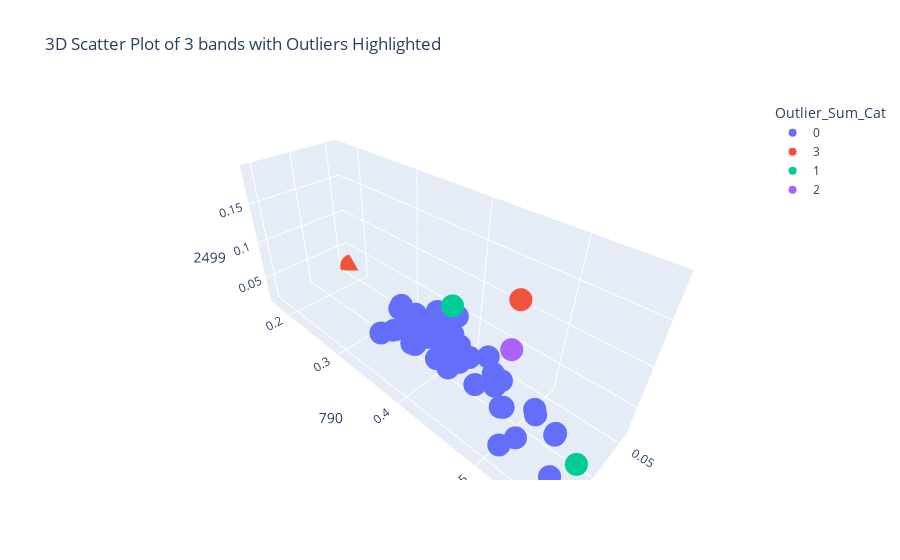

The cell this chart's notebook holds for it:
### Code cell
# sample vizualization

import plotly.express as px

# Using three features for the 3D plot
features_to_plot = ['346', '790','2499']

predictors['Outlier_Sum_Cat'] = pd.Categorical(predictors['Outlier_Sum'])

# Create a 3D scatter plot using Plotly
fig = px.scatter_3d(predictors, x='346', y='790', z='2499', color='Outlier_Sum_Cat', 
                    title='3D Scatter Plot of 3 bands with Outliers Highlighted',
                    color_continuous_scale=px.colors.sequential.Viridis)

fig.show()

### Figure 1 — Plotly figure (JSON) as saved in the notebook; plotly's stock layout.template omitted (floating-point values rounded to 4 significant figures)
{"data": [{"hovertemplate": "Outlier_Sum_Cat=0<br>346=%{x}<br>790=%{y}<br>2499=%{z}<extra></extra>", "legendgroup": "0", "marker": {"color": "#636efa", "symbol": "circle"}, "mode": "markers", "name": "0", "scene": "scene", "showlegend": true, "type": "scatter3d", "x": [0.0782, 0.0967, 0.0613, 0.1161, 0.0838, 0.0839, 0.0967, 0.1134, 0.1064, 0.1414, 0.08, 0.0666, 0.1049, 0.1291, 0.0787, 0.0824, 0.0515, 0.0618, 0.1133, 0.103, 0.1581, 0.0748, 0.1043, 0.0717, 0.0782, 0.0977, 0.0839, 0.119, 0.0928, 0.0785, 0.1145, 0.079, 0.1154, 0.0698, 0.0762, 0.1253, 0.0965, 0.0724, 0.0758, 0.0689, 0.1044, 0.1171, 0.0677, 0.0968, 0.066, 0.1049, 0.1246, 0.068], "y": [0.4525, 0.4346, 0.3224, 0.4912, 0.4663, 0.36, 0.3225, 0.3191, 0.4158, 0.5567, 0.3827, 0.3441, 0.3661, 0.5476, 0.3661, 0.4468, 0.3508, 0.3829, 0.392, 0.4714, 0.5168, 0.3373, 0.3606, 0.3791, 0.3779, 0.3918, 0.4111, 0.5442, 0.3571, 0.3238, 0.5221, 0.3602, 0.5207, 0.3887, 0.3912, 0.4937, 0.4021, 0.3099, 0.3564, 0.3891, 0.4283, 0.4587, 0.3018, 0.4162, 0.3623, 0.3924, 0.513, 0.3283], "z": [0.0332, 0.056, 0.028, 0.0456, 0.0373, 0.0394, 0.0238, 0.0278, 0.0353, 0.0382, 0.0276, 0.0318, 0.0347, 0.0706, 0.0474, 0.0553, 0.0255, 0.0329, 0.0661, 0.048, 0.0564, 0.0299, 0.0324, 0.0251, 0.0346, 0.0262, 0.0483, 0.0603, 0.0518, 0.0222, 0.0604, 0.0318, 0.0669, 0.0372, 0.0297, 0.0556, 0.0503, 0.0406, 0.0364, 0.0342, 0.0503, 0.0513, 0.029, 0.0974, 0.0567, 0.0618, 0.0304, 0.0243]}, {"hovertemplate": "Outlier_Sum_Cat=3<br>346=%{x}<br>790=%{y}<br>2499=%{z}<extra></extra>", "legendgroup": "3", "marker": {"color": "#EF553B", "symbol": "circle"}, "mode": "markers", "name": "3", "scene": "scene", "showlegend": true, "type": "scatter3d", "x": [0.0387, 0.1443], "y": [0.1686, 0.5081], "z": [0.0187, 0.1901]}, {"hovertemplate": "Outlier_Sum_Cat=1<br>346=%{x}<br>790=%{y}<br>2499=%{z}<extra></extra>", "legendgroup": "1", "marker": {"color": "#00cc96", "symbol": "circle"}, "mode": "markers", "name": "1", "scene": "scene", "showlegend": true, "type": "scatter3d", "x": [0.1146, 0.1088], "y": [0.5658, 0.4196], "z": [0.0361, 0.1183]}, {"hovertemplate": "Outlier_Sum_Cat=2<br>346=%{x}<br>790=%{y}<br>2499=%{z}<extra></extra>", "legendgroup": "2", "marker": {"color": "#ab63fa", "symbol": "circle"}, "mode": "markers", "name": "2", "scene": "scene", "showlegend": true, "type": "scatter3d", "x": [0.12], "y": [0.4931], "z": [0.1197]}], "layout": {"legend": {"title": {"text": "Outlier_Sum_Cat"}, "tracegroupgap": 0}, "scene": {"domain": {"x": [0, 1], "y": [0, 1]}, "xaxis": {"title": {"text": "346"}}, "yaxis": {"title": {"text": "790"}}, "zaxis": {"title": {"text": "2499"}}}, "title": {"text": "3D Scatter Plot of 3 bands with Outliers Highlighted"}}}
